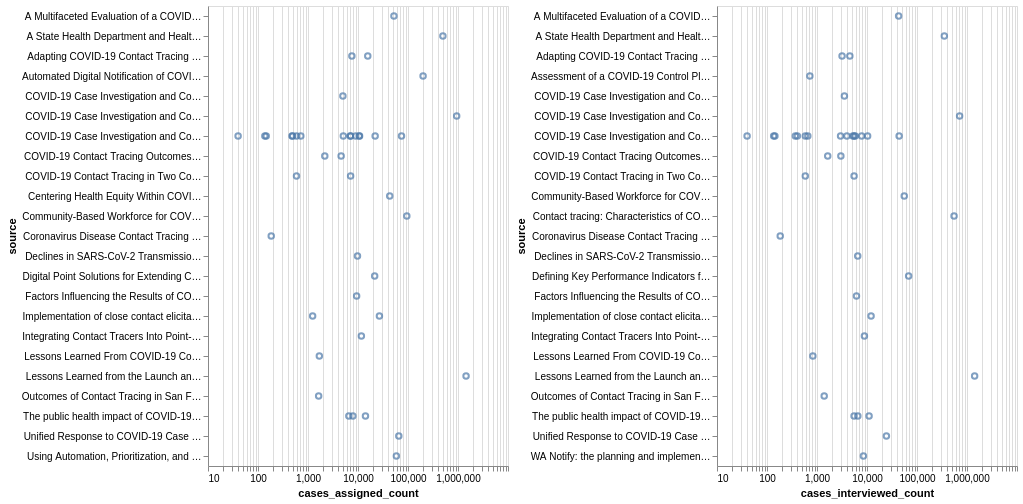

Notebook source saved alongside this figure:
### Code cell
assn = alt.Chart(df_non_stargel).mark_point().encode(
    alt.X("cases_assigned_count:Q",  scale=alt.Scale(type='log')),
    alt.Y("source:N")
)
int = alt.Chart(df_non_stargel).mark_point().encode(
    alt.X("cases_interviewed_count:Q",  scale=alt.Scale(type='log')),
    alt.Y("source:N")
)
alt.hconcat(assn, int).properties(spacing=5)

### Figure 1 — Vega-Lite specification as saved in the notebook (floating-point values rounded to 4 significant figures; data arrays with more than 128 entries replaced by an {"elided": "..."} marker saying what was removed)
{"config": {"view": {"continuousWidth": 300, "continuousHeight": 300}}, "hconcat": [{"mark": {"type": "point"}, "encoding": {"x": {"field": "cases_assigned_count", "scale": {"type": "log"}, "type": "quantitative"}, "y": {"field": "source", "type": "nominal"}}}, {"mark": {"type": "point"}, "encoding": {"x": {"field": "cases_interviewed_count", "scale": {"type": "log"}, "type": "quantitative"}, "y": {"field": "source", "type": "nominal"}}}], "data": {"name": "data-c214fbc07b6c33d011070d0c8296805a"}, "spacing": 5, "$schema": "https://vega.github.io/schema/vega-lite/v5.20.1.json", "datasets": {"data-c214fbc07b6c33d011070d0c8296805a": {"elided": "250 records"}}}
